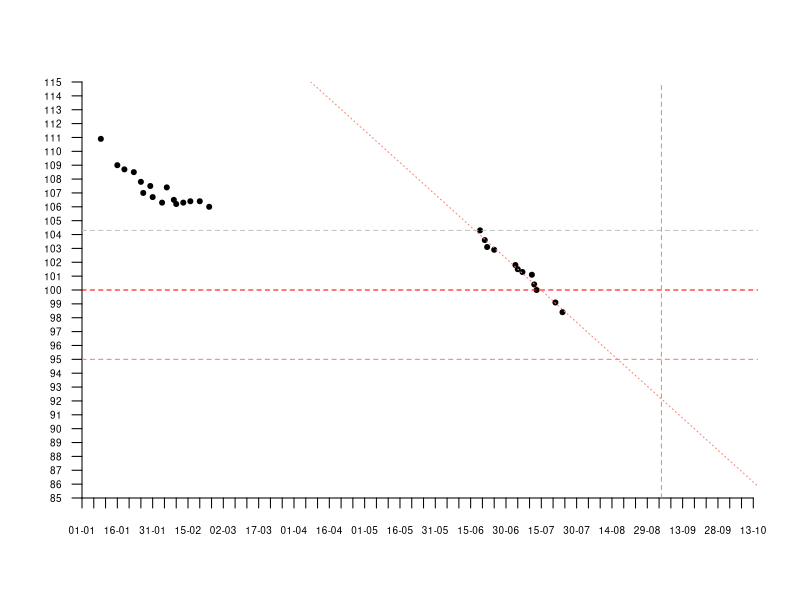

R code for this plot:
dates <- as.Date(c("2017-01-09",
                   "2017-01-16",
                   "2017-01-19",
                   "2017-01-23",
                   "2017-01-26",
                   "2017-01-27",
                   "2017-01-30",
                   "2017-01-31",
                   "2017-02-04",
                   "2017-02-06",
                   "2017-02-09",
                   "2017-02-10",
                   "2017-02-13",
                   "2017-02-16",
                   "2017-02-20",
                   "2017-02-24"))

vals <- c(110.9,
          109.0,
          108.7,
          108.5,
          107.8,
          107.0,
          107.5,
          106.7,
          106.3,
          107.4,
          106.5,
          106.2,
          106.3,
          106.4,
          106.4,
          106.0)

plot(dates,
     vals,
     col="black",
     pch=20,
     #type="n",
     xaxt="n",
     yaxt="n",
     xaxs="i",
     yaxs="i",
     xlab="",
     ylab="",
     bty="n",
     ylim=c(85,115),
     xlim=as.Date(c("2017-01-01",
                    "2017-10-15")))

dates2 <- as.Date(c("2017-06-19",
                    "2017-06-21",
                    "2017-06-22",
                    "2017-06-25",
                    "2017-07-04",
                    "2017-07-05",
                    "2017-07-07",
                    #"2017-07-10",
                    "2017-07-11",
                    "2017-07-12",
                    "2017-07-13",
                    "2017-07-21",
                    "2017-07-24"))
vals2 <- c(104.3,
           103.6,
           103.1,
           102.9,
           101.8,
           101.5,
           101.3,
           #101.6,
           101.1,
           100.4,
           100.0,
           99.1,
           98.4)
points(dates2,
       vals2,
       pch=20)

xdts <- seq(as.Date(c("2017-01-01")),
        as.Date(c("2017-10-15")),
        by=5)
xlbls <- format(xdts,
                format="%d-%m")
axis(1, 
     at=xdts,
     labels=xlbls,
     las=1,
     cex.axis=0.6)

axis(2, 
     at=seq(85,
            115,
            by=1),
     las=0.5,
     cex.axis=0.6,
     las=2,
     col.axis="black")

abline(h=100,
       col="red",
       lty=2)

abline(lm(vals2 ~ dates2),
       col="salmon",
       lty=3)

abline(h=95,
       col="salmon",
       lty=2)

abline(h=104.3,
       col="grey",
       lty=2)

abline(v=as.Date(c("2017-09-04")),
       col="salmon",
       lty=2)